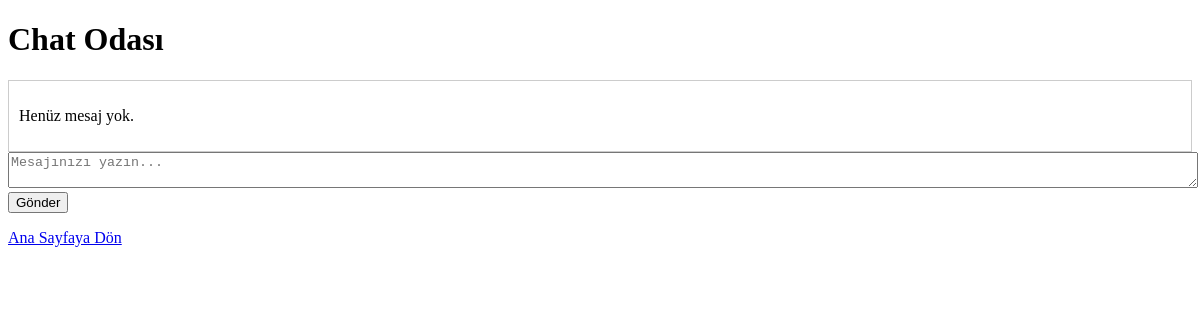
The app's page /chat/ (signed in), older data.
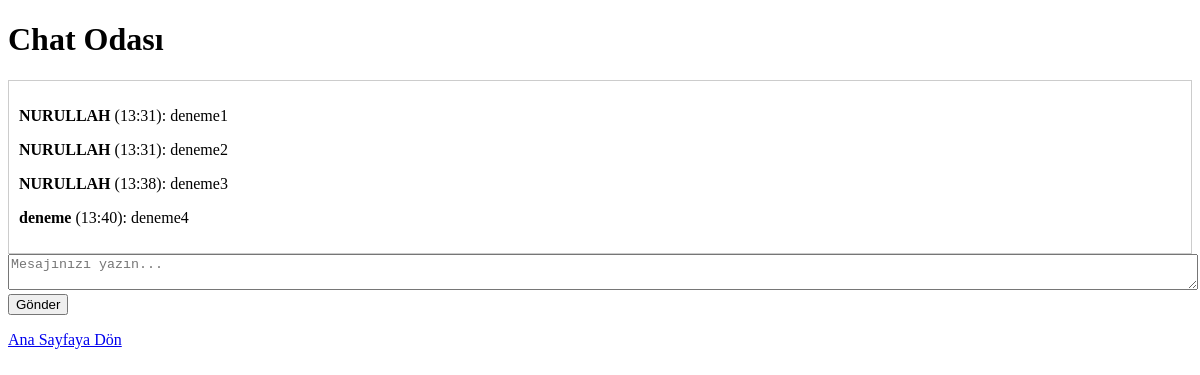
The same page, newer data.
### blog/models.py (models this page shows, shortened)
class ChatMessage(models.Model):
    user = models.ForeignKey(User, on_delete=models.CASCADE)
    message = models.TextField()
    timestamp = models.DateTimeField(auto_now_add=True)  # Bu alanın adı 'timestamp'

### blog/views.py (the view)
# urls.py: path('chat/', views.chat_room, name='chat_room'),
@login_required
def chat_room(request):
    messages = ChatMessage.objects.all().order_by('-timestamp')[:30][::-1]  # Son 30 mesajı al, en son gelen üstte
    if request.method == 'POST':
        msg = request.POST.get('message')
        if msg:
            ChatMessage.objects.create(user=request.user, message=msg)
            return redirect('chat_room')
    return render(request, 'blog/chat_room.html', {'messages': messages})

### blog/templates/blog/chat_room.html (shortened to what this page needs)
<!DOCTYPE html>
<html>
<head>
</head>
<body>
    <h1>Chat Odası</h1>
    <div style="border:1px solid #ccc; padding:10px; max-height:400px; overflow-y:scroll;">
        {% for msg in messages %}
            <p><b>{{ msg.user.username }}</b> ({{ msg.timestamp|date:"H:i" }}): {{ msg.message }}</p>
        {% empty %}
            <p>Henüz mesaj yok.</p>
        {% endfor %}
    </div>
    <form method="post">
        <textarea name="message" rows="2" style="width:100%;" placeholder="Mesajınızı yazın..."></textarea>
        <button type="submit">Gönder</button>
    </form>
    <p><a href="{% url 'home' %}">Ana Sayfaya Dön</a></p>
</body>
</html>

Row changes from the older to the newer data that the page shows:
added ChatMessage: user.username "NURULLAH", timestamp "13:31", message "deneme1"
added ChatMessage: user.username "NURULLAH", timestamp "13:31", message "deneme2"
added ChatMessage: user.username "NURULLAH", timestamp "13:38", message "deneme3"
added ChatMessage: user.username "deneme", timestamp "13:40", message "deneme4"
Text that changed along with them:
text no longer shown: "Henüz mesaj yok."
